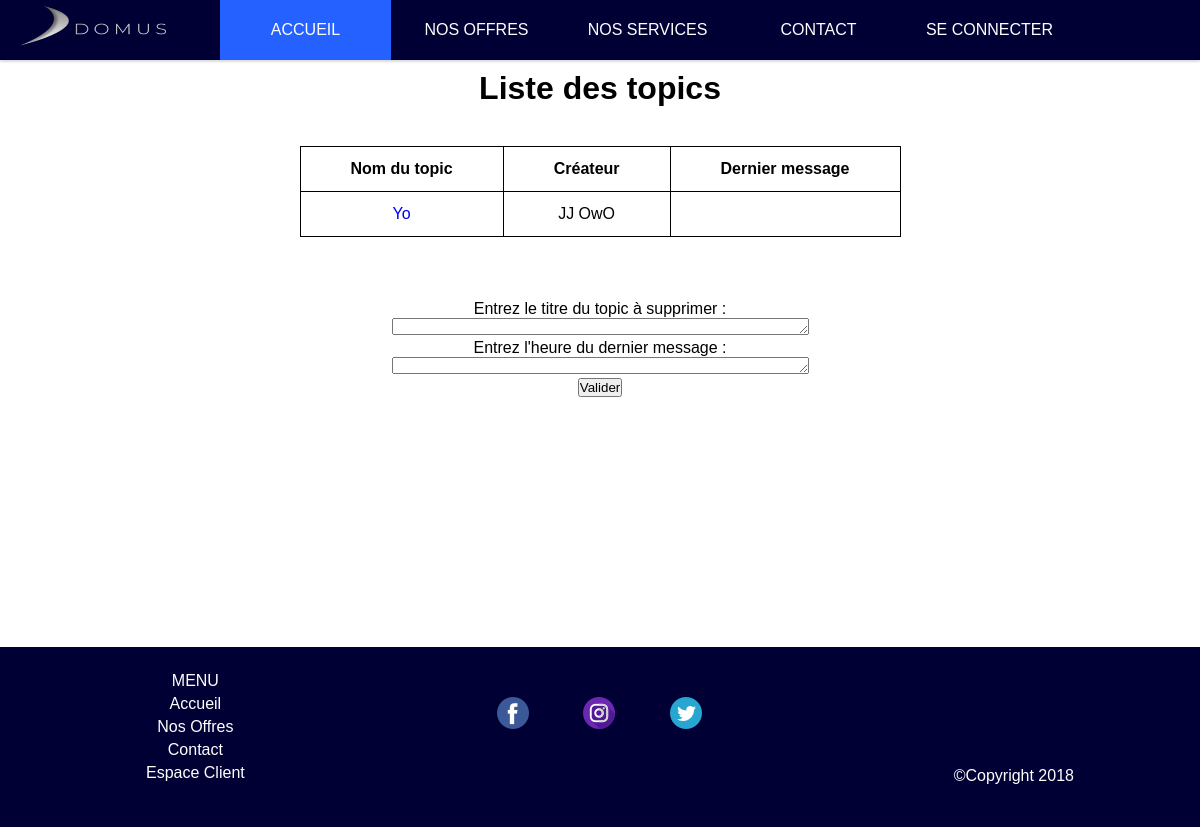
The page /php/admin_forum_topics.php?idCat=2 on the database as committed earlier.
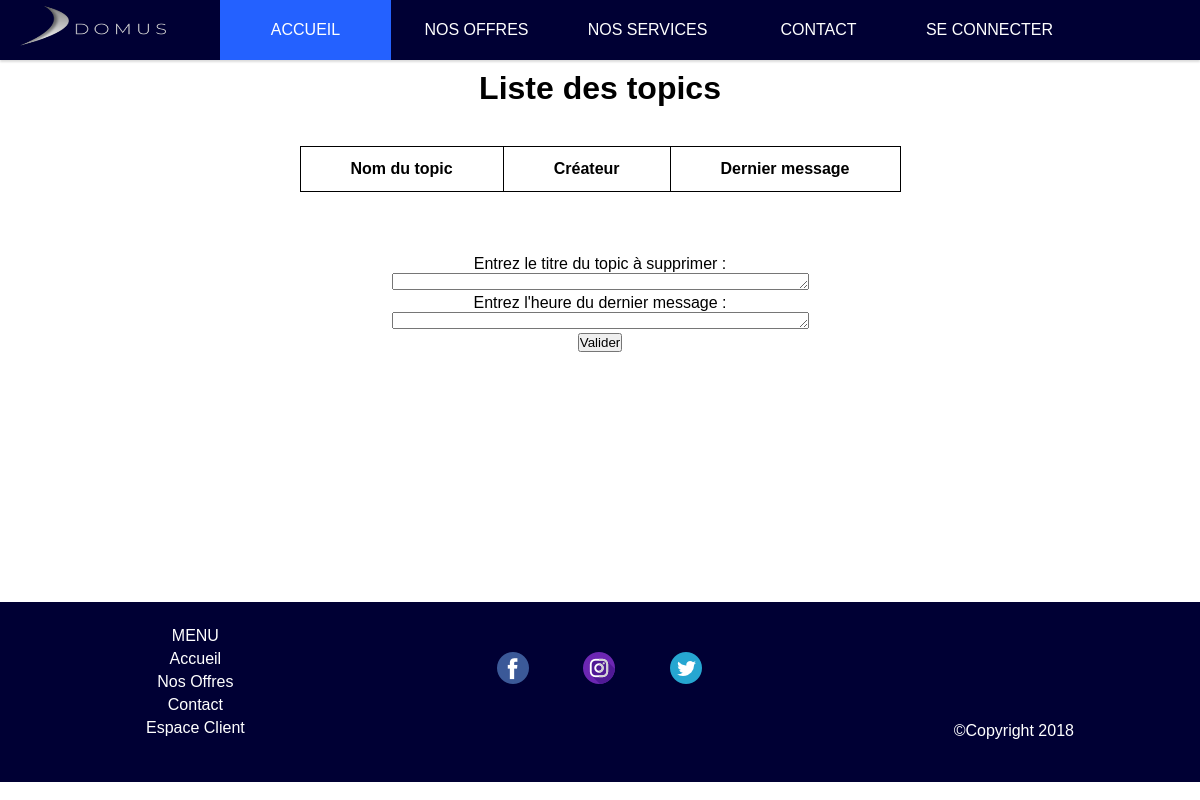
The same page on the database as committed later.
### tables this page shows
CREATE TABLE IF NOT EXISTS `forum_topics` (
  `idTopics` int(11) NOT NULL AUTO_INCREMENT,
  `idCategoryTopics` int(11) NOT NULL,
  `titleTopics` tinytext NOT NULL,
  `idCreatorTopics` int(11) NOT NULL,
  `lastDateTopics` datetime NOT NULL,
  PRIMARY KEY (`idTopics`)
);

CREATE TABLE IF NOT EXISTS `users` (
  `idUsers` int(11) NOT NULL AUTO_INCREMENT,
  `uidUsers` tinytext NOT NULL,
  `emailUsers` tinytext NOT NULL,
  `pwdUsers` longtext NOT NULL,
  `phoneNbUsers` tinytext NOT NULL,
  `adressUsers` text NOT NULL,
  `firstNameUsers` tinytext NOT NULL,
  `lastNameUsers` tinytext NOT NULL,
  `offersUsers` int(11) NOT NULL,
  PRIMARY KEY (`idUsers`)
);

### php/admin_forum_topics.php (the view, shortened to what this page needs)
<!DOCTYPE html>
<html>
<head>
    <link rel="stylesheet" type="text/css" href="../css/header.css">
    <link rel="stylesheet" type="text/css" href="../css/footer.css">
    <link rel="stylesheet" type="text/css" href="../css/display_topics.css">
</head>
<?php include("../includes/header.php"); ?>
<body>
	<h1>Liste des topics </h1> <br />
	<div class="categorie">
		<table>
			<thead>
				<tr>
					<th>Nom du topic</th>
					<th>Créateur</th>
					<th>Dernier message</th>
				</tr>
			</thead>
			<tbody>
				<?php displayTopics() ?>
			</tbody>
		</table>
	</div>
	<div class="createTopic">
	</div><br />
    <div class="deleteTopic">
        <form action="../includes/delete_topic.php" method="post">
            <label for="title"> Entrez le titre du topic à supprimer : </label><br />
            <textarea name="title" id="title" rows="1" cols="50"></textarea><br />
            <label for="date"> Entrez l'heure du dernier message : </label><br />
            <textarea name="date" id="date" rows="1" cols="50"></textarea><br />
            <input type="submit" value="Valider" />
        </form>
    </div>
</body>
<?php include("../includes/footer.php"); ?>
</html>
<?php
    function displayTopics()
    {
        include("../includes/DBconnexion.php");
        if(isset($_GET['idCat']))
            $idCat = $_SESSION['idCat'] = $_GET['idCat'];
        $req=$db -> query("SELECT t.idTopics, t.titleTopics, t.idCreatorTopics, t.lastDateTopics, u.uidUsers FROM forum_topics t
        	LEFT JOIN users u ON u.idUsers = t.idCreatorTopics
        	WHERE t.idCategoryTopics = $idCat
        	ORDER by t.lastDateTopics DESC");
        while($data = $req -> fetch())
        {
        	$idTopic = $data['idTopics'];
			echo '<tr>
					<td><a href="admin_forum_topic_view.php?idTopic='.$idTopic.'"\'>'.$data['titleTopics']. '</a> </td>
					<td>' .$data['uidUsers']. ' </td>
					<td>' .$data['lastDateTopics']. '</td>
				</tr>';
        }
    }
?>

### includes/header.php (shortened to what this page needs)
<header>
	<div class="container">
		<nav class="ordinateur">
			<a href="../php/client_reception.php"><img src="../images/logo_domus_blanc.png" alt="logo" class="logo"></a>
			<ul>
				<li class="active"><a href="../php/client_reception.php">Accueil</a></li>
				<li><a href="../php/offers.php">Nos Offres</a></li>
				<li><a href="../php/services.php">Nos Services</a></li>
				<li><a href="../php/support.php">Contact</a></li>
				<li ><?php if(isset($_SESSION['userId'])){
					echo '<a href="../includes/logout.inc.php">Se Déconnecter</a>';
				}else{
					echo '<a href="../includes/login.php">Se Connecter</a>';
				}?></li>
			</ul>
		</nav>
	</div>
</header>

### includes/footer.php
<footer>
	<div class="footer_container">
		<div class="footer_menu">
			<ul>
				<li>MENU</li>
				<li>Accueil</li>
				<li>Nos Offres</li>
				<li>Contact</li>
				<li>Espace Client</li>
			</ul>
		</div>
		<div class="footer_icons">
			<img src="../images/facebook.png" class="fb_icon">
			<img src="../images/instagram.png" class="insta_icon">
			<img src="../images/twitter.png" class="twitter_icon">
		</div>
		<div class="footer_copyright">©Copyright 2018</div>
	</div>
</footer>

### css/header.css (style rules this page uses)
* { margin: 0; padding: 0; user-select: none; font-family: "Jaldi", sans-serif; }
.container nav.ordinateur, .container nav.mobile { width: 100%; background: rgb(0, 0, 52); height: 60px; box-shadow: 0 2px 2px 0 rgba(0,0,0,0.14); position: fixed; top: 0; left: 0; z-index: 20; }
nav.ordinateur ul { list-style: none; width: 95%; height: 60px; margin: 0 auto; }
nav.ordinateur ul li { width: 15%; float: left; text-align: center; line-height: 60px; text-transform: uppercase; cursor: pointer; transition: all 0.5s ease; }
nav ul li.active { background: #2461FF; }
nav ul li a { color: #fff; text-decoration: none; }
.logo { float: left; margin-left: 20px; margin-right: 50px; width: 150px; height: 50px; }

### css/footer.css (style rules this page uses)
.footer_container { display: flex; background-color: rgb(0, 0, 52); width: 100%; height: 180px; margin-top: 250px; justify-content: space-around; }
.footer_menu { height: 150px; color: white; }
.footer_menu ul { padding-top: 20px; text-align: center; list-style: none; }
.footer_menu li { padding-top: 5px; padding-left: 20px; }
.footer_icons { color: white; }
.fb_icon { padding-top: 50px; padding-bottom: 50px; padding-right: 50px; }
.insta_icon { padding-top: 50px; padding-bottom: 50px; padding-right: 50px; }
.twitter_icon { padding-top: 50px; padding-bottom: 50px; }
.footer_copyright { color: white; padding-top: 120px; }

### css/display_topics.css (style rules this page uses)
body { font-family: "Roboto", sans-serif; text-align: center; background-color: white; width: 100%; }
h1 { margin-top: 70px; margin-bottom: 20px; text-align: center; }
.createTopic { padding-top: 40px; display: flex; justify-content: center; }
table { display: inline-block; border-collapse: collapse; }
td, th { padding-bottom: 13px; padding-top: 13px; padding-left: 50px; padding-right: 50px; border: 1px solid black; }
table a { text-decoration: none; }

Rows that differ between the two databases and show on the page:
removed forum_topics: titleTopics "Yo", users.uidUsers "JJ OwO"
